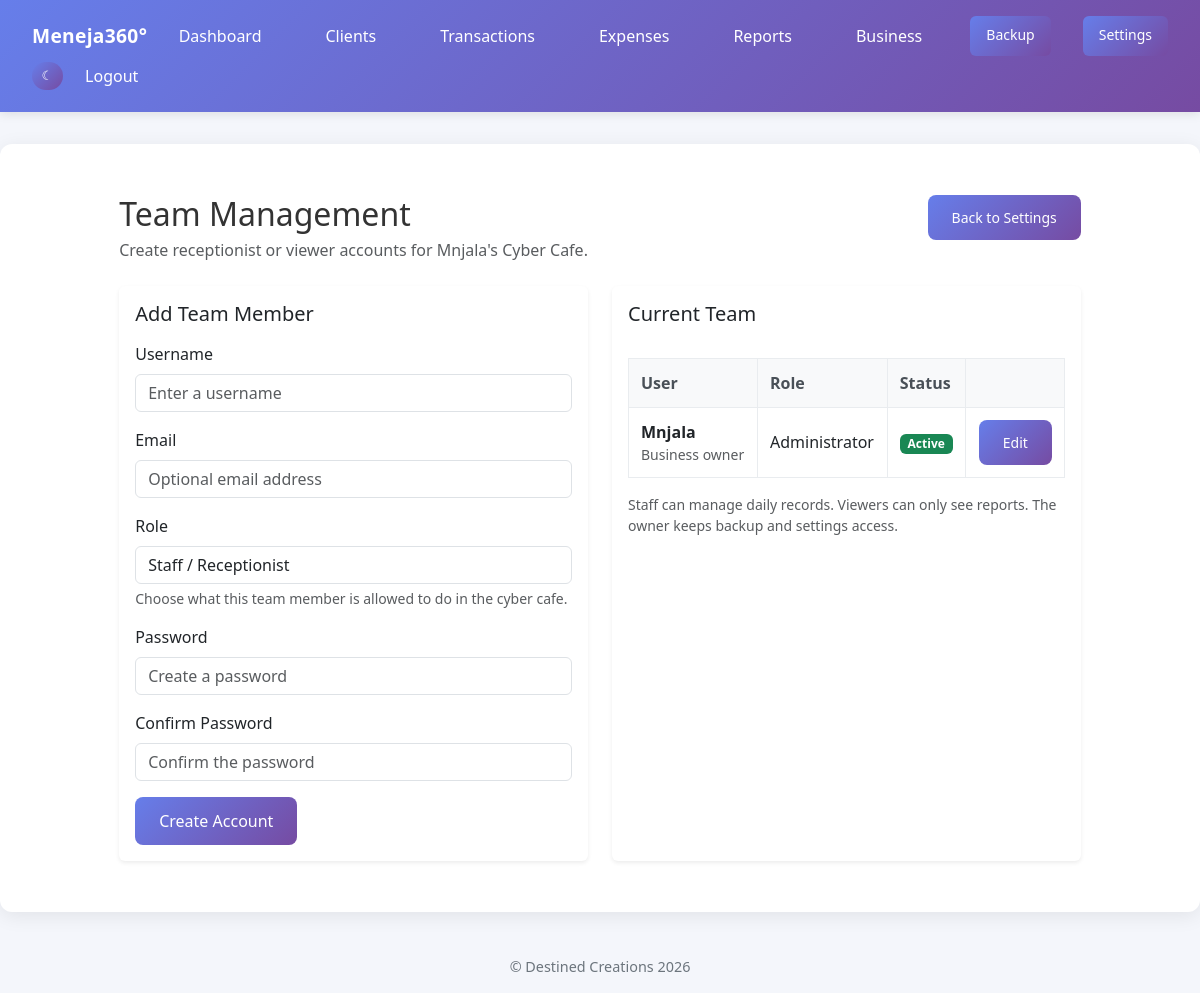
The page /team/ (signed in) on the database its author committed.
### core/models.py (models this page shows, shortened)
class BusinessProfile(models.Model):
    APPROVAL_PENDING = 'pending'
    APPROVAL_APPROVED = 'approved'
    APPROVAL_REJECTED = 'rejected'
    APPROVAL_STATUS_CHOICES = [
        (APPROVAL_PENDING, 'Pending Approval'),
        (APPROVAL_APPROVED, 'Approved'),
        (APPROVAL_REJECTED, 'Rejected'),
    ]
    owner = models.OneToOneField(
        settings.AUTH_USER_MODEL,
        on_delete=models.CASCADE,
        related_name='business_profile',
        blank=True,
        null=True,
    )
    name = models.CharField("Business Name", max_length=255)
    owner_name = models.CharField("Owner Name", max_length=255)
    phone = models.CharField("Phone", max_length=50)
    email = models.EmailField("Email", blank=True, null=True)
    location = models.TextField("Location")
    logo = models.ImageField("Logo", upload_to="logos/", blank=True, null=True)
    subscription_start_date = models.DateField("Subscription Start Date", blank=True, null=True)
    subscription_end_date = models.DateField("Subscription End Date", blank=True, null=True)
    is_active = models.BooleanField("Active", default=True)
    approval_status = models.CharField("Approval Status", max_length=20, choices=APPROVAL_STATUS_CHOICES, default=APPROVAL_APPROVED)
    date_created = models.DateTimeField("Date Created", default=timezone.now)
    class Meta:
        verbose_name = "Business Profile"
        verbose_name_plural = "Business Profiles"

### core/auth_security.py (models this page shows, shortened)
class UserProfile(models.Model):
    ROLE_CHOICES = [
        ('admin', 'Administrator'),
        ('staff', 'Staff'),
        ('viewer', 'Viewer'),
    ]
    user = models.OneToOneField(User, on_delete=models.CASCADE, related_name='profile')
    role = models.CharField(
        max_length=20,
        choices=ROLE_CHOICES,
        default='staff',
        help_text="User's role in the system"
    )
    business = models.ForeignKey(
        'BusinessProfile',
        on_delete=models.CASCADE,
        related_name='user_profiles',
        help_text="Business this user belongs to"
    )
    is_active = models.BooleanField(default=True)
    last_login_ip = models.GenericIPAddressField(null=True, blank=True)
    login_attempts = models.PositiveIntegerField(default=0)
    locked_until = models.DateTimeField(null=True, blank=True)
    password_changed_date = models.DateTimeField(default=django_timezone.now)
    require_password_change = models.BooleanField(default=False)
    created_at = models.DateTimeField(default=django_timezone.now)
    updated_at = models.DateTimeField(auto_now=True)
    class Meta:
        verbose_name = "User Profile"
        verbose_name_plural = "User Profiles"
        unique_together = ['user', 'business']

### core/views.py (the view, shortened to what this page needs)
# urls.py: path('team/', views.TeamManagementView.as_view(), name='team_management'),
class TeamManagementView(LoginRequiredMixin, AdminRequiredMixin, UserBusinessMixin, FormView):
    template_name = 'core/team_management.html'
    form_class = StaffUserCreationForm
    success_url = reverse_lazy('team_management')
    def get_form_kwargs(self):
        kwargs = super().get_form_kwargs()
        kwargs['business'] = self.get_business()
        return kwargs
    def get_context_data(self, **kwargs):
        context = super().get_context_data(**kwargs)
        business = self.get_business()
        team_members = UserProfile.objects.filter(
            business=business
        ).select_related('user').order_by('role', 'user__username')
        context.update({
            'business': business,
            'team_members': team_members,
            'owner': business.owner,
        })
        return context

### core/context_processors.py (called while the page is built)
def app_permissions(request):
    user = getattr(request, 'user', None)
    return {
        'app_role': get_user_role(user) if user and user.is_authenticated else None,
        'can_backup_restore': can_backup_restore(user) if user and user.is_authenticated else False,
        'can_manage_business': can_manage_business(user) if user and user.is_authenticated else False,
        'can_manage_records': can_manage_records(user) if user and user.is_authenticated else False,
        'can_view_reports': can_view_reports(user) if user and user.is_authenticated else False,
    }

### core/permissions.py (called while the page is built)
def get_user_role(user):
    if not user or not user.is_authenticated:
        return None
    business = get_user_business(user)
    if business.owner_id == user.id:
        return 'admin'
    profile = _get_profile(user)
    if profile and getattr(profile, 'business_id', None) == business.id:
        return profile.role
    return 'staff'

def can_backup_restore(user):
    return get_user_role(user) == 'admin'

def can_manage_business(user):
    return get_user_role(user) == 'admin'

def can_manage_records(user):
    return get_user_role(user) in {'admin', 'staff'}

def can_view_reports(user):
    return get_user_role(user) in {'admin', 'staff', 'viewer'}

    def dispatch(self, request, *args, **kwargs):
        if not self.has_permission():
            messages.error(request, self.permission_denied_message)
            return redirect('dashboard')
        return super().dispatch(request, *args, **kwargs)

    def has_permission(self):
        return can_manage_business(self.request.user)

### core/tenancy.py (called while the page is built)
def get_user_business(user):
    if not user or not user.is_authenticated:
        raise PermissionDenied("Authentication is required.")
    try:
        profile = user.profile
    except (AttributeError, ObjectDoesNotExist, OperationalError, ProgrammingError):
        profile = None
    if profile and getattr(profile, 'business_id', None):
        return profile.business
    return BusinessProfile.get_or_create_for_user(user)

    def get_business(self):
        return get_user_business(self.request.user)

### templates/core/team_management.html (shortened to what this page needs)
{% extends 'base.html' %}
{% block content %}
<div style="max-width:1000px; margin:auto; padding:1.2rem;">
    <div class="d-flex justify-content-between align-items-start flex-wrap gap-3 mb-4">
        <div>
            <h2 class="mb-1">Team Management</h2>
            <p class="text-muted mb-0">Create receptionist or viewer accounts for {{ business.name }}.</p>
        </div>
        <a href="{% url 'settings' %}" class="btn btn-outline-secondary btn-sm">Back to Settings</a>
    </div>
    <div class="row g-4">
        <div class="col-12 col-lg-6">
            <div class="card shadow-sm border-0 h-100">
                <div class="card-body">
                    <h5 class="card-title mb-3">Add Team Member</h5>
                    <form method="post" novalidate>
                        <div class="mb-3">
                            <label class="form-label" for="{{ form.username.id_for_label }}">Username</label>
                            {{ form.username }}
                        </div>
                        <div class="mb-3">
                            <label class="form-label" for="{{ form.email.id_for_label }}">Email</label>
                            {{ form.email }}
                        </div>
                        <div class="mb-3">
                            <label class="form-label" for="{{ form.role.id_for_label }}">Role</label>
                            {{ form.role }}
                            <div class="form-text">{{ form.role.help_text }}</div>
                        </div>
                        <div class="mb-3">
                            <label class="form-label" for="{{ form.password1.id_for_label }}">Password</label>
                            {{ form.password1 }}
                        </div>
                        <div class="mb-3">
                            <label class="form-label" for="{{ form.password2.id_for_label }}">Confirm Password</label>
                            {{ form.password2 }}
                        </div>
                        <button type="submit" class="btn btn-primary">Create Account</button>
                    </form>
                </div>
            </div>
        </div>
        <div class="col-12 col-lg-6">
            <div class="card shadow-sm border-0 h-100">
                <div class="card-body">
                    <h5 class="card-title mb-3">Current Team</h5>
                    <div class="table-responsive">
                        <table class="table align-middle">
                            <thead>
                                <tr>
                                    <th>User</th>
                                    <th>Role</th>
                                    <th>Status</th>
                                    <th></th>
                                </tr>
                            </thead>
                            <tbody>
                                {% for member in team_members %}
                                    <tr>
                                        <td>
                                            <div class="fw-semibold">{{ member.user.username }}</div>
                                            {% if member.user == owner %}
                                                <div class="small text-muted">Business owner</div>
                                            {% elif member.user.email %}
                                                <div class="small text-muted">{{ member.user.email }}</div>
                                            {% endif %}
                                        </td>
                                        <td>{{ member.get_role_display }}</td>
                                        <td>
                                            {% if member.user.is_active %}
                                                <span class="badge text-bg-success">Active</span>
                                            {% else %}
                                                <span class="badge text-bg-secondary">Inactive</span>
                                            {% endif %}
                                        </td>
                                        <td class="text-end">
                                            <a href="{% url 'team_member_edit' member.user.pk %}" class="btn btn-outline-primary btn-sm">Edit</a>
                                        </td>
                                    </tr>
                                {% empty %}
                                    <tr>
                                        <td colspan="4" class="text-muted">No team members yet.</td>
                                    </tr>
                                {% endfor %}
                            </tbody>
                        </table>
                    </div>
                    <p class="small text-muted mb-0">Staff can manage daily records. Viewers can only see reports. The owner keeps backup and settings access.</p>
                </div>
            </div>
        </div>
    </div>
</div>
{% endblock %}

### static/css/style.css (style rules this page uses)
body { font-family: 'Segoe UI', Tahoma, Geneva, Verdana, sans-serif; background: #f8f9fa; color: #333; margin: 0; padding: 0; min-height: 100vh; display: flex; flex-direction: column; }
.table { width: 100%; border-collapse: collapse; margin-top: 1rem; }
.table th, .table td { border: 1px solid #e9ecef; padding: 0.75rem; text-align: left; }
.table th { background: #f8f9fa; font-weight: 600; color: #495057; }
.btn { padding: 0.75rem 1.5rem; background: linear-gradient(135deg, #667eea 0%, #764ba2 100%); color: #fff; text-decoration: none; border-radius: 8px; border: none; cursor: pointer; transition: all 0.3s ease; font-weight: 500; }
.light-mode { background: #f4f6fb; color: #333; }

### rows shown on the page
BusinessProfile: name "Mnjala's Cyber Cafe"
UserProfile: user.username "Mnjala", shows "Business owner", role "Administrator", shows "Active"
